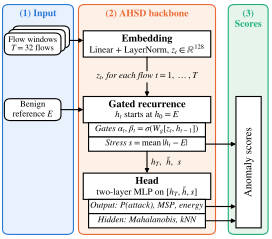

This figure's Python source:
"""AHSD architecture, single-column (3.45 in), monochrome three-panel block diagram for the appendix.
Panels: inputs (rounded) | AHSD stages (square, italic sub-rows) | anomaly scores (tall, rotated).
Drawn from src/nids/models/ahsd.py, variant 'fixed'.  Usage: python fig_ahsd_arch_panels.py
"""
from pathlib import Path

import matplotlib

matplotlib.use("Agg")
import matplotlib.pyplot as plt  # noqa: E402
from matplotlib.patches import FancyArrowPatch, FancyBboxPatch, Rectangle  # noqa: E402

plt.rcParams.update({"font.family": "serif", "font.serif": ["STIXGeneral"], "mathtext.fontset": "stix",
                     "font.size": 7, "pdf.fonttype": 42, "ps.fonttype": 42})
K, LW = "black", 0.8
F_T, F_S, F_I = 7.4, 6.6, 6.4            # title, subtitle, italic sub-row font sizes

XI, WI = 0.3, 24.5                         # panel 1: inputs
XM, WM = 30, 48                          # panel 2: AHSD stages
XO, WO = 87.5, 9.5                          # panel 3: scores
HB, HS = 12, 6.5                         # main box / sub-row heights
YE, YR, YH = 70, 40, 5                   # rows: embedding, recurrence, head (bottom of main boxes)

fig, ax = plt.subplots(figsize=(3.45, 3.05))
ax.set_xlim(-0.6, 100); ax.set_ylim(-12, 95); ax.axis("off")

# three coloured background panels: (1) input, (2) AHSD backbone, (3) scores
PANELS = [((-0.4, 26.3), "#e8f1fc", "#2a78d6", "(1) Input"),
          ((28.2, 79.8), "#fdf0e6", "#eb6834", "(2) AHSD backbone"),
          ((84.6, 99.6), "#e6f4ec", "#1baf7a", "(3)\nScores")]
PY0, PY1 = -11, 94
for (x0, x1), fill, edge, title in PANELS:
    ax.add_patch(FancyBboxPatch((x0, PY0), x1 - x0, PY1 - PY0, boxstyle="round,pad=0,rounding_size=2.5",
                                fc=fill, ec=edge, lw=0.8, zorder=0))
    ax.text((x0 + x1) / 2, PY1 - 2.0, title, ha="center", va="top", fontsize=7, weight="bold", color=edge, linespacing=1.0)
PANEL_BG = "#fdf0e6"


def rbox(x, y, w, h, lines):
    ax.add_patch(FancyBboxPatch((x, y), w, h, boxstyle="round,pad=0,rounding_size=2.4", fc="white", ec=K, lw=LW))
    ax.text(x + w / 2, y + h / 2, lines, ha="center", va="center", fontsize=F_S - 0.3, linespacing=1.15)


def sbox(y, title, sub):
    ax.add_patch(Rectangle((XM, y), WM, HB, fc="white", ec=K, lw=LW))
    ax.text(XM + WM / 2, y + HB * 0.69, title, ha="center", va="center", fontsize=F_T, weight="bold")
    ax.text(XM + WM / 2, y + HB * 0.27, sub, ha="center", va="center", fontsize=F_S)


def subrow(y, text, inset=2.0):
    ax.add_patch(Rectangle((XM + inset, y), WM - 2 * inset, HS, fc="white", ec=K, lw=LW))
    ax.text(XM + WM / 2, y + HS / 2, text, ha="center", va="center", fontsize=F_I, style="italic")
    return y + HS / 2


def arrow(p, q):
    ax.add_patch(FancyArrowPatch(p, q, arrowstyle="-|>", mutation_scale=6, lw=LW, color=K, shrinkA=0, shrinkB=0))


# panel 1: inputs
# flow windows drawn as three stacked panels (successive sliding windows); front panel carries the label
for k in (2, 1):
    ax.add_patch(FancyBboxPatch((XI + 1.6 * k, YE + 1 + 1.6 * k), WI - 3.2, HB - 2, boxstyle="round,pad=0,rounding_size=2.4",
                                fc="white", ec=K, lw=LW))
ax.add_patch(FancyBboxPatch((XI, YE + 1), WI - 3.2, HB - 2, boxstyle="round,pad=0,rounding_size=2.4", fc="white", ec=K, lw=LW))
ax.text(XI + (WI - 3.2) / 2, YE + 1 + (HB - 2) / 2, "Flow windows\n$T{=}32$ flows", ha="center", va="center",
        fontsize=F_S - 0.6, linespacing=1.15)
rbox(XI, YR + 1, WI - 3.2, HB - 2, "Benign\nreference $E$")

# panel 2: AHSD stages
sbox(YE, "Embedding", "Linear + LayerNorm, $z_t\\in\\mathbb{R}^{128}$")
sbox(YR, "Gated recurrence", "$h_t$ starts at $h_0=E$")
subrow(YR - HS, "Gates $\\alpha_t,\\beta_t=\\sigma(W_g[z_t,h_{t-1}])$")
y_stress = subrow(YR - 2 * HS, "Stress $s=\\mathrm{mean}\\,|h_t-E|$")
sbox(YH, "Head", "two-layer MLP on $[h_T,\\bar h,s]$")
y_out = subrow(YH - HS, "Output: $P$(attack), MSP, energy")
y_hid = subrow(YH - 2 * HS, "Hidden: Mahalanobis, $k$NN")

# panel 3: scores (tall box, rotated text)
y0, y1 = YH - 2 * HS, YR + HB
ax.add_patch(Rectangle((XO, y0), WO, y1 - y0, fc="white", ec=K, lw=LW))
ax.text(XO + WO / 2, (y0 + y1) / 2, "Anomaly scores", rotation=90, ha="center", va="center", fontsize=F_T + 0.4)

# arrows
arrow((XI + WI, YE + HB / 2 + 1.6), (XM, YE + HB / 2 + 1.6))
arrow((XI + WI - 3.2, YR + HB / 2), (XM, YR + HB / 2))
arrow((XM + WM / 2, YE), (XM + WM / 2, YR + HB))
ax.text(XM + WM / 2, (YE + YR + HB) / 2, "$z_t$, for each flow $t=1,\\dots,T$", ha="center", va="center",
        fontsize=F_I, style="italic", bbox=dict(fc=PANEL_BG, ec="none", pad=0.6))
arrow((XM + WM / 2, YR - 2 * HS), (XM + WM / 2, YH + HB))
ax.text(XM + WM / 2 + 1.5, (YR - 2 * HS + YH + HB) / 2, "$h_T,\\ \\bar h,\\ s$", ha="left", va="center",
        fontsize=F_I)
for y in (y_stress, y_out, y_hid):
    arrow((XM + WM - 2.0, y), (XO, y))

out = Path(__file__).resolve().parent
fig.savefig(out / "fig_ahsd_arch_panels.pdf", bbox_inches="tight", pad_inches=0.02)
fig.savefig(out / "fig_ahsd_arch_panels.png", dpi=300, bbox_inches="tight", pad_inches=0.02)
print("wrote", out / "fig_ahsd_arch_panels.pdf")
